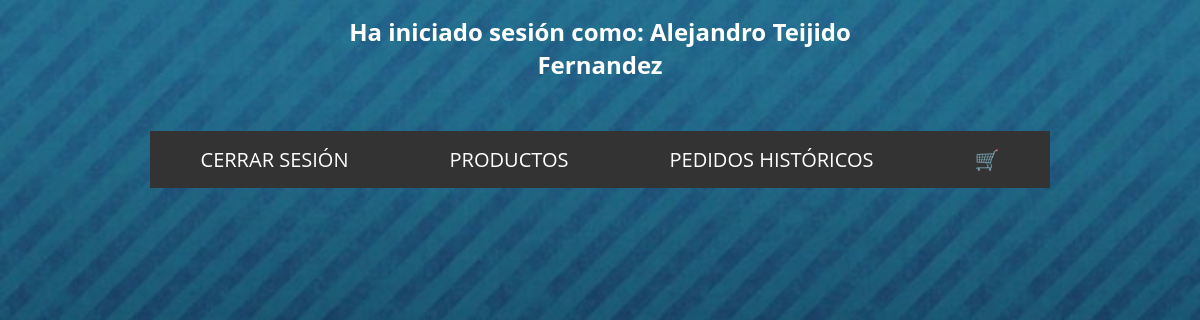
Before: /SystemCare_inv/bienvenida.php (signed in) with the older database file.
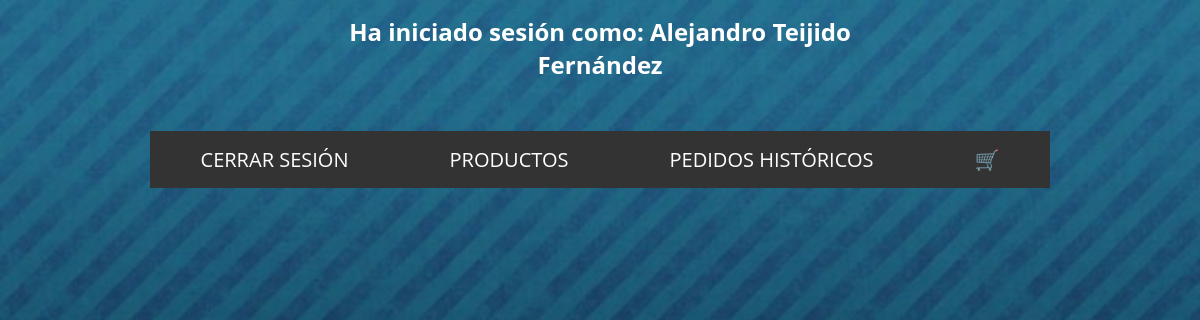
After: the same page with the newer database file.
### tables this page shows
CREATE TABLE `usuarios` (
  `usuario` varchar(255) NOT NULL,
  `password` varchar(255) NOT NULL,
  `identidad` varchar(255) NOT NULL
);

### SystemCare_inv/bienvenida.php (the view, shortened to what this page needs)
<!DOCTYPE html>
<html lang="es">
<head>
	<link rel="stylesheet" href="css/style.css">
</head>
<body id="fondo">
<h1 style="top: 10px; right: 10px; color: white; font-size: 24px;text-align: center;">
	<?php
    $servername = "localhost";
    $username = "root";
    $password = "";
    $dbname = "SystemCare_inv";
$conn = mysqli_connect($servername, $username, $password, $dbname);
$sql = "SELECT identidad FROM usuarios WHERE usuario = ?";
$stmt = mysqli_prepare($conn, $sql);
$usuario = $_SESSION['usuario'];
mysqli_stmt_bind_param($stmt, "s", $usuario);
mysqli_stmt_execute($stmt);
$resultado = mysqli_stmt_get_result($stmt);
if ($fila = mysqli_fetch_assoc($resultado)) {
    $identidad = $fila['identidad'];
    echo "Ha iniciado sesión como: " . $identidad;
}
?>
</h1>
	<?php include_once('header.php');?>
</body>
</html>

Changed rows visible on the page:
changed usuarios: identidad "Alejandro Teijido Fernandez" → "Alejandro Teijido Fernández"
